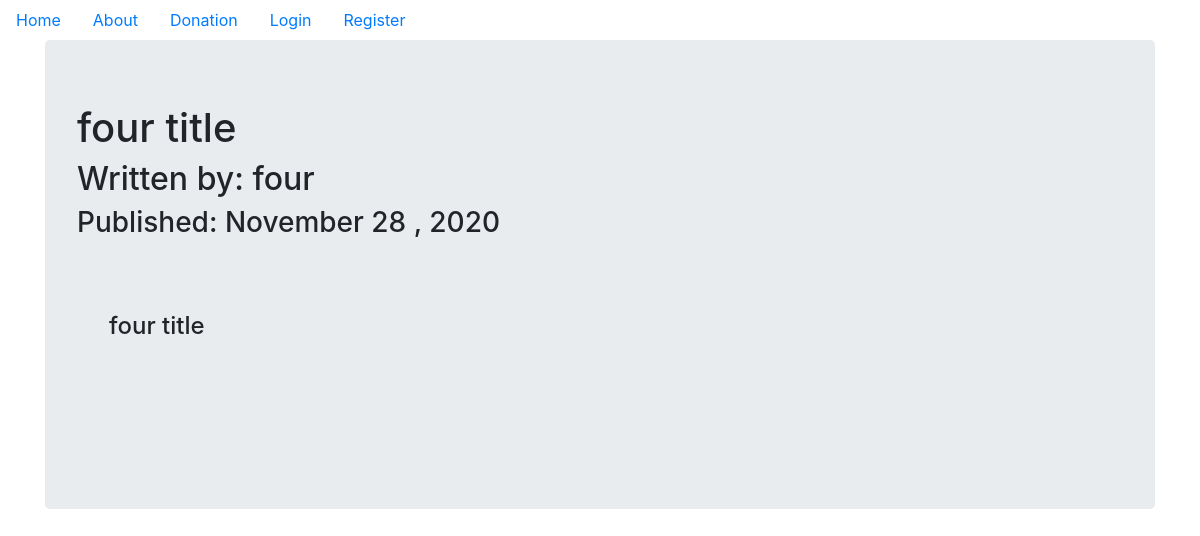
The page /1 on the database its author committed.
### puppycompanyblog/models.py (models this page shows, shortened)
class BlogPost(db.Model):
    users=db.relationship(User)
    id=db.Column(db.Integer,primary_key=True)
    user_id=db.Column(db.Integer,db.ForeignKey('users.id'),nullable=False)
    date=db.Column(db.DateTime,nullable=False,default=datetime.utcnow)
    title=db.Column(db.String(140),nullable=False)
    text=db.Column(db.Text,nullable=False)

class User(db.Model,UserMixin):
    __tablename__="users"
    id=db.Column(db.Integer,primary_key=True)
    profile_image=db.Column(db.String(64),nullable=False,default='default_profile.png')
    email=db.Column(db.String(64),unique=True,index=True)
    username=db.Column(db.String(64),unique=True,index=True)
    password_hash=db.Column(db.String(128))
    posts=db.relationship('BlogPost',backref='author',lazy=True)

### puppycompanyblog/users/views.py (the view)
@users.route("/<username>")
def user_posts(username):
    page=request.args.get('page',1,type=int)  #cycle through user post
    user=User.query.filter_by(username=username).first_or_404()  #if not fount then 404
    blog_posts=BlogPost.query.filter_by(author=user).order_by(BlogPost.date.desc()).paginate(page=page,per_page=5)
    return render_template("user_blog_posts.html",blog_posts=blog_posts,user=user)

### puppycompanyblog/blog_posts/views.py (called while the page is built)
@blog_posts.route("/<int:blog_post_id>")
def blog_post(blog_post_id):
    blog_post=BlogPost.query.get_or_404(blog_post_id)
    return render_template("blog_post.html",title=blog_post.title,date=blog_post.date,post=blog_post)

### puppycompanyblog/templates/blog_post.html (shortened to what this page needs)
{% extends "base.html" %}
{% block content %}
<div class="jumbotron">
<h1>{{post.title}}</h1>
<h2>Written by: {{post.author.username}}</h2>
<h3>Published: {{post.date.strftime('%B %d , %Y')}}</h3>
<div class="jumbotron">
  <h4>{{post.text}}</h4>
</div>
</div>
{% endblock %}

### rows shown on the page
BlogPost: title "four title", date "November 28 , 2020", text "four title"
User: author.username "four"
